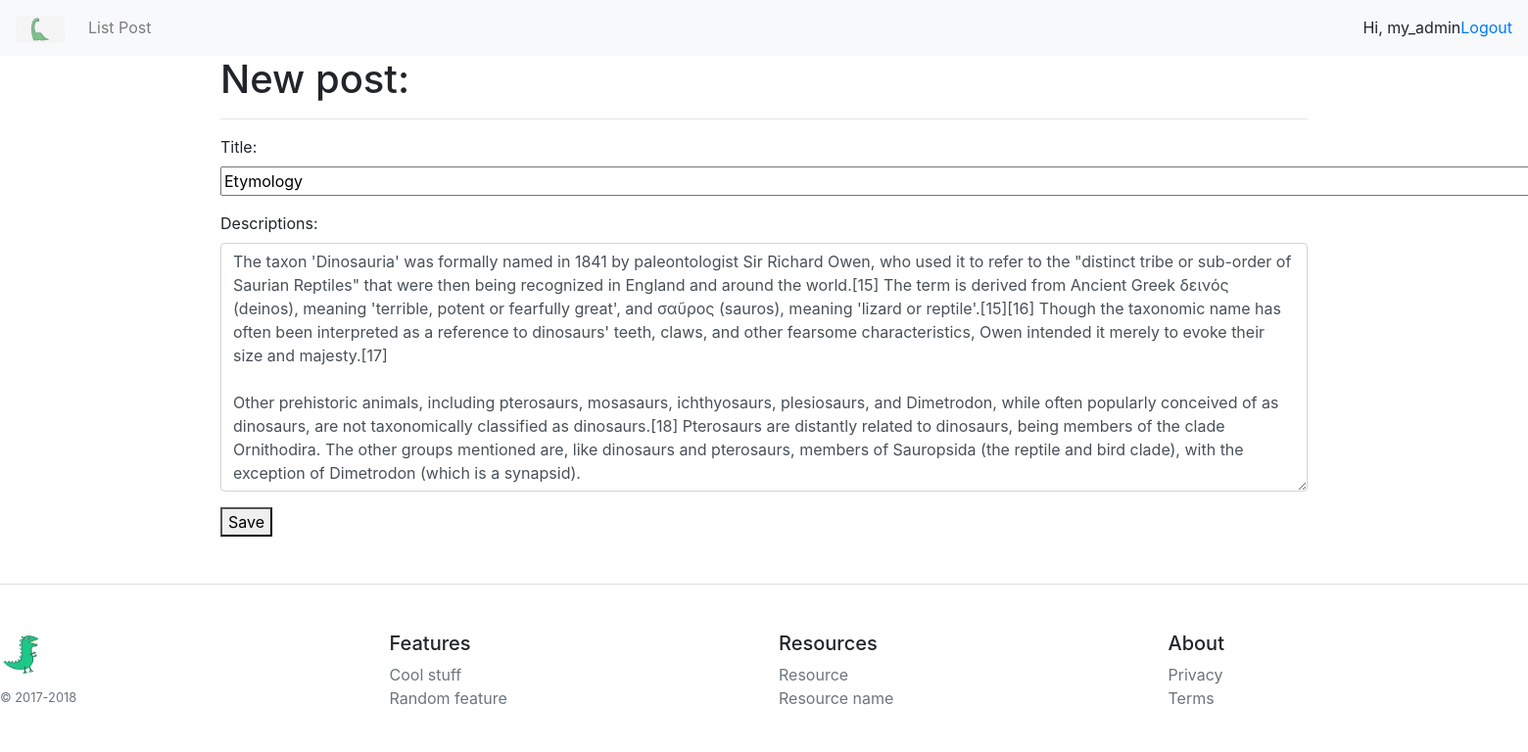
The page /post/6/edit/ (signed in) on the database its author committed.
### user_post/models.py (models this page shows, shortened)
class Post(models.Model):
    author = models.ForeignKey('auth.User', on_delete=models.CASCADE)
    title = models.CharField(max_length = 150, verbose_name = 'Title')
    descriptions = models.TextField(verbose_name = 'Informations')
    date = models.DateTimeField(auto_now = True, verbose_name = 'Date')
    likes = models.IntegerField(default = 0)
    dislike = models.IntegerField(default = 0)
    class Meta:
        verbose_name = 'Post'
        verbose_name_plural = 'Posts'

### user_post/views.py (the view)
# urls.py: url(r'^post/(?P<pk>\d+)/edit/$', views.post_edit, name='post_edit'),
def post_edit(request, pk):
    post = get_object_or_404(Post, pk=pk)
    if request.method == "POST":
        form = PostForm(request.POST, instance=post)
        if form.is_valid():
            post = form.save(commit=False)
            post.author = request.user
            post.save()
            return redirect('user_post:show_post', pk=post.pk)
    else:
        form = PostForm(instance=post)
    return render(request, 'user_post/post_edit.html', {'form': form})

### user_post/forms.py
class PostForm(forms.ModelForm):
	title = forms.CharField(widget=forms.TextInput(attrs={'size': '155'}))
	descriptions = forms.CharField(widget = forms.Textarea(
		attrs = {
		'class': 'form-control'
		}))
	class Meta:
		model = Post
		fields = ('title', 'descriptions',)

### user_post/templates/user_post/post_edit.html (shortened to what this page needs)
{% extends 'user_post/wrapper.html' %}
{% load staticfiles %}
{% block main %}
    <h1>New post:</h1>
    <hr>
    <form method="POST" class="post-form">
      {{ form.as_p }}
      <button type="submit">Save</button>
    </form>
{% endblock %}

### user_post/templates/user_post/wrapper.html (shortened to what this page needs)
{% load staticfiles %}
<!doctype html>
<html lang="en">
  <head>
    <link rel="stylesheet" href="https://stackpath.bootstrapcdn.com/bootstrap/4.1.3/css/bootstrap.min.css">
    <link rel="stylesheet" href="{% static 'css/style3.css' %}">
    <link rel="stylesheet" href="https://cdnjs.cloudflare.com/ajax/libs/font-awesome/4.7.0/css/font-awesome.min.css">
  </head>
  <body>
    <nav class="navbar navbar-expand-lg navbar-light bg-light">
    <a class="navbar-brand" href="/"><img src="{% static 'img/dinosaur2.png' %}" width="50px;"></a>
    <div class="collapse navbar-collapse" id="navbarColor03">
      <ul class="navbar-nav mr-auto">
        <li class="nav-item">
          <a class="nav-link" href="/">List Post</a>
        </li>
      </ul>
      <ul class="navbar-nav responsive-menu">
        {% if request.user.is_authenticated %}
          <li class="nav-item">Hi, {{ request.user.username }}</li>
          <li class="nav-item">
            <a href="/account/logout">Logout</a>
          </li>
        {% else %}
          <li class="nav-item">
            <a href="/account/login">Login</a>
          </li>
        {% endif %}
      </ul>
    </div>
  </nav>
    <div class="container">
      <div class="center">
        {% block main %}
        {% endblock %}
      </div>
    </div>
      <footer class="pt-4 my-md-5 pt-md-5 border-top">
        <div class="row">
          <div class="col-12 col-md">
            <img class="mb-2" src="{% static 'img/dinosaur1.png' %}" alt="" width="50" height="50">
            <small class="d-block mb-3 text-muted">&copy; 2017-2018</small>
          </div>
          <div class="col-6 col-md">
            <h5>Features</h5>
            <ul class="list-unstyled text-small">
              <li><a class="text-muted" href="#">Cool stuff</a></li>
              <li><a class="text-muted" href="#">Random feature</a></li>
            </ul>
          </div>
          <div class="col-6 col-md">
            <h5>Resources</h5>
            <ul class="list-unstyled text-small">
              <li><a class="text-muted" href="#">Resource</a></li>
              <li><a class="text-muted" href="#">Resource name</a></li>
            </ul>
          </div>
          <div class="col-6 col-md">
            <h5>About</h5>
            <ul class="list-unstyled text-small">
              <li><a class="text-muted" href="#">Privacy</a></li>
              <li><a class="text-muted" href="#">Terms</a></li>
            </ul>
          </div>
        </div>
      </footer>
  </body>
</html>

### user_post/static/css/style3.css (style rules this page uses)
.responsive-menu { float: right; }
body, html { width: 100%; display: grid; }

### rows shown on the page
Post: title "Etymology", descriptions "The taxon 'Dinosauria' was formally named in 1841 by paleontologist Sir Richard Owen, who used it to refer to the \"distinct tribe or sub-order of Saurian Reptiles\" that were then being recognized in England and around the world.[15] The term is derived from Ancient Greek δεινός (deinos), meaning 'terrible, potent or fearfully great', and σαῦρος (sauros), meaning 'lizard or reptile'.[15][16] Though the taxonomic name has often been interpreted as a reference to dinosaurs' teeth, claws, and other fearsome characteristics, Owen intended it merely to evoke their size and majesty.[17] Other prehistoric animals, including pterosaurs, mosasaurs, ichthyosaurs, plesiosaurs, and Dimetrodon, while…"

### other values the page prints
{{ request.user.username }} "my_admin"
